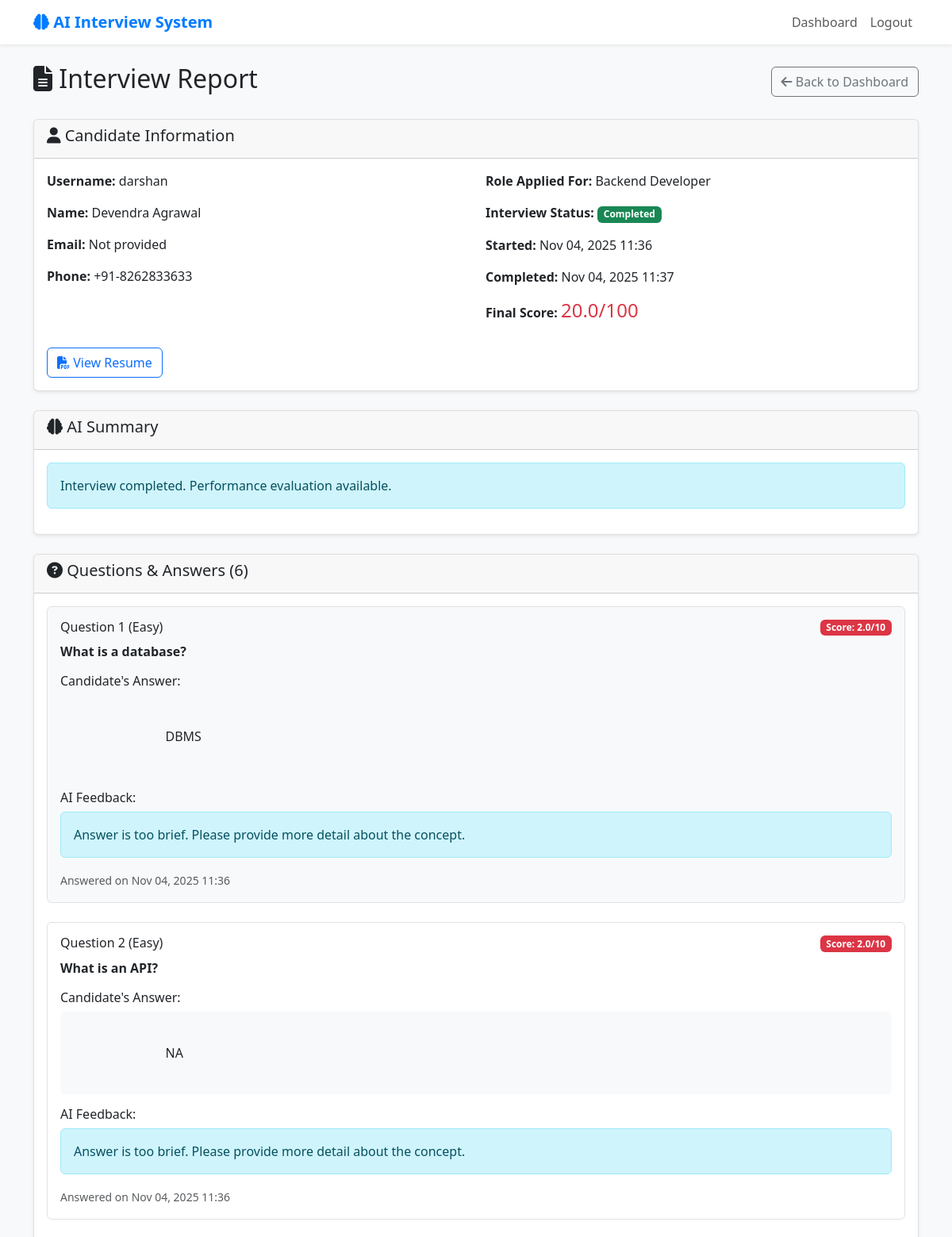
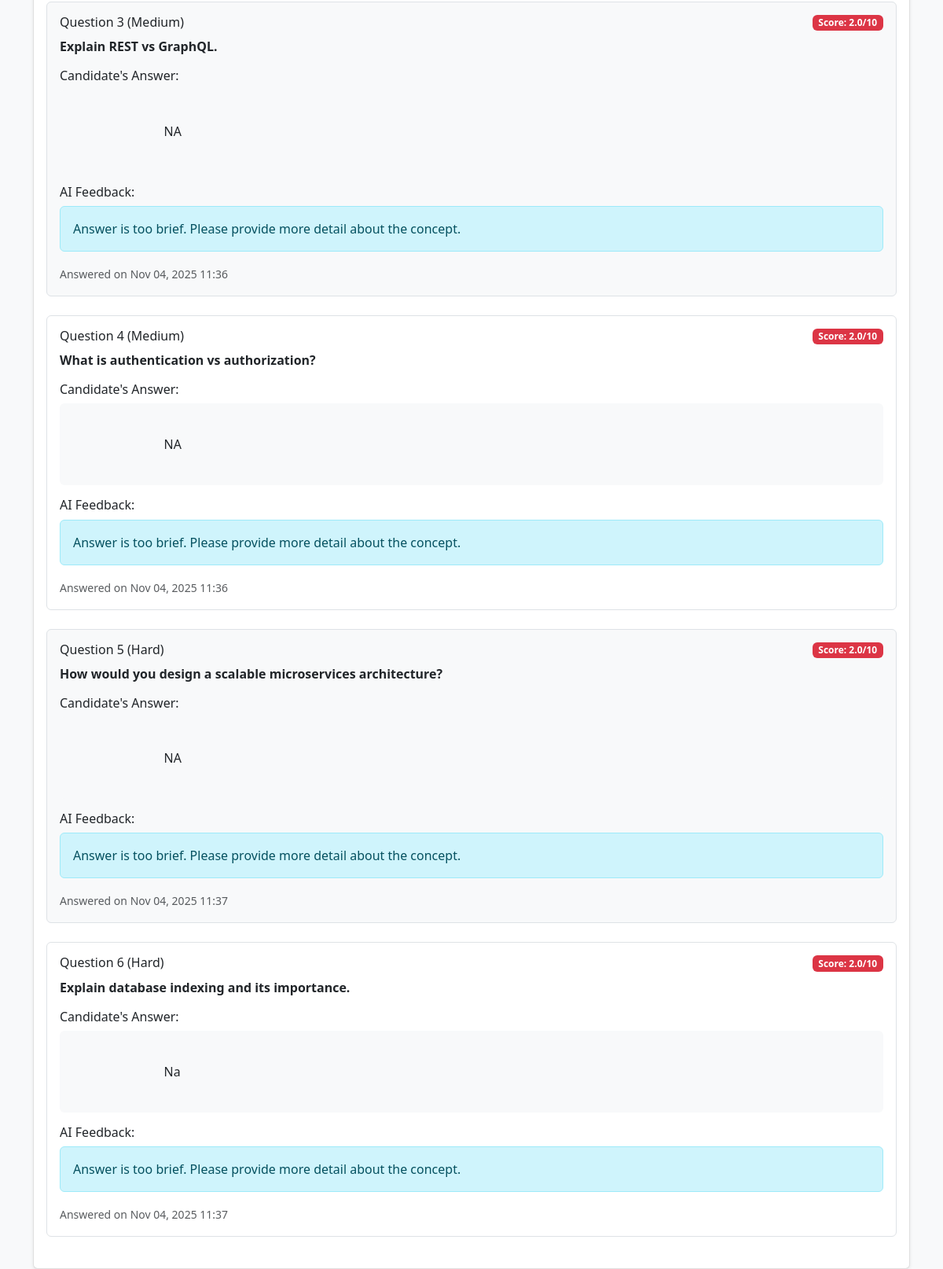
Screenshot of /interviewer/interview/13/ (signed in) with the database file from the repository (2 pictures, top to bottom).
### core/models.py (models this page shows, shortened)
class InterviewSession(models.Model):
    ROLE_CHOICES = [
        ('frontend', 'Frontend Developer'),
        ('backend', 'Backend Developer'),
        ('data_analyst', 'Data Analyst'),
    ]
    STATUS_CHOICES = [
        ('in_progress', 'In Progress'),
        ('completed', 'Completed'),
        ('abandoned', 'Abandoned'),
    ]
    candidate = models.ForeignKey(UserProfile, on_delete=models.CASCADE, related_name='interview_sessions')
    role = models.CharField(max_length=20, choices=ROLE_CHOICES)
    status = models.CharField(max_length=20, choices=STATUS_CHOICES, default='in_progress')
    final_score = models.FloatField(null=True, blank=True)
    summary = models.TextField(blank=True, null=True)
    created_at = models.DateTimeField(auto_now_add=True)
    completed_at = models.DateTimeField(null=True, blank=True)

class UserProfile(models.Model):
    ROLE_CHOICES = [
        ('candidate', 'Candidate'),
        ('interviewer', 'Interviewer'),
    ]
    user = models.OneToOneField(User, on_delete=models.CASCADE)
    role = models.CharField(max_length=20, choices=ROLE_CHOICES, default='candidate')
    name = models.CharField(max_length=100, blank=True, null=True)
    email = models.EmailField(blank=True, null=True)
    phone_regex = RegexValidator(regex=r'^\+?1?\d{9,15}$', message="Phone number must be entered in the format: '+999999999'. Up to 15 digits allowed.")
    phone = models.CharField(validators=[phone_regex], max_length=17, blank=True, null=True)
    resume = models.FileField(upload_to='resumes/', blank=True, null=True)
    created_at = models.DateTimeField(auto_now_add=True)

class InterviewQuestion(models.Model):
    DIFFICULTY_CHOICES = [
        ('easy', 'Easy'),
        ('medium', 'Medium'),
        ('hard', 'Hard'),
    ]
    session = models.ForeignKey(InterviewSession, on_delete=models.CASCADE, related_name='questions')
    question_text = models.TextField()
    difficulty = models.CharField(max_length=10, choices=DIFFICULTY_CHOICES)
    order = models.PositiveIntegerField()
    created_at = models.DateTimeField(auto_now_add=True)
    class Meta:
        ordering = ['order']
        unique_together = ['session', 'order']

class InterviewAnswer(models.Model):
    question = models.OneToOneField(InterviewQuestion, on_delete=models.CASCADE, related_name='answer')
    answer_text = models.TextField()
    score = models.FloatField(null=True, blank=True)  # AI-assigned score for this answer
    feedback = models.TextField(blank=True, null=True)  # AI feedback
    answered_at = models.DateTimeField(auto_now_add=True)

### core/views.py (the view)
# urls.py: path('interviewer/interview/<int:session_id>/', views.interview_detail, name='interview_detail'),
@login_required
def interview_detail(request, session_id):
    profile = request.user.userprofile
    if profile.role != 'interviewer':
        messages.error(request, 'Access denied.')
        return redirect('home')
    session = get_object_or_404(
        InterviewSession.objects.select_related('candidate__user'),
        id=session_id
    )
    questions = InterviewQuestion.objects.filter(session=session).prefetch_related('answer')
    context = {
        'session': session,
        'questions': questions,
    }
    return render(request, 'core/interview_detail.html', context)

### core/templates/core/interview_detail.html (shortened to what this page needs)
{% extends 'core/base.html' %}
{% block content %}
<div class="row">
    <div class="col-12">
        <div class="d-flex justify-content-between align-items-center mb-4">
            <h2><i class="fas fa-file-alt"></i> Interview Report</h2>
            <a href="{% url 'interviewer_dashboard' %}" class="btn btn-outline-secondary">
                <i class="fas fa-arrow-left"></i> Back to Dashboard
            </a>
        </div>
        <div class="card mb-4">
            <div class="card-header">
                <h5><i class="fas fa-user"></i> Candidate Information</h5>
            </div>
            <div class="card-body">
                <div class="row">
                    <div class="col-md-6">
                        <p><strong>Username:</strong> {{ session.candidate.user.username }}</p>
                        <p><strong>Name:</strong> {{ session.candidate.name|default:'Not provided' }}</p>
                        <p><strong>Email:</strong> {{ session.candidate.email|default:'Not provided' }}</p>
                        <p><strong>Phone:</strong> {{ session.candidate.phone|default:'Not provided' }}</p>
                    </div>
                    <div class="col-md-6">
                        <p><strong>Role Applied For:</strong> {{ session.get_role_display }}</p>
                        <p><strong>Interview Status:</strong>
                            <span class="badge bg-{% if session.status == 'completed' %}success{% elif session.status == 'in_progress' %}primary{% else %}warning{% endif %}">
                                {{ session.get_status_display }}
                            </span>
                        </p>
                        <p><strong>Started:</strong> {{ session.created_at|date:"M d, Y H:i" }}</p>
                        {% if session.completed_at %}
                        <p><strong>Completed:</strong> {{ session.completed_at|date:"M d, Y H:i" }}</p>
                        {% endif %}
                        {% if session.final_score %}
                        <p><strong>Final Score:</strong>
                            <span class="h4 text-{% if session.final_score >= 70 %}success{% elif session.final_score >= 50 %}warning{% else %}danger{% endif %}">
                                {{ session.final_score }}/100
                            </span>
                        </p>
                        {% endif %}
                    </div>
                </div>
                {% if session.candidate.resume %}
                <div class="mt-3">
                    <a href="{{ session.candidate.resume.url }}" target="_blank" class="btn btn-outline-primary">
                        <i class="fas fa-file-pdf"></i> View Resume
                    </a>
                </div>
                {% endif %}
            </div>
        </div>
        {% if session.summary %}
        <div class="card mb-4">
            <div class="card-header">
                <h5><i class="fas fa-brain"></i> AI Summary</h5>
            </div>
            <div class="card-body">
                <div class="alert alert-info">
                    {{ session.summary }}
                </div>
            </div>
        </div>
        {% endif %}
        <div class="card">
            <div class="card-header">
                <h5><i class="fas fa-question-circle"></i> Questions & Answers ({{ questions|length }})</h5>
            </div>
            <div class="card-body">
                {% for question in questions %}
                <div class="question-answer mb-4 p-3 border rounded">
                    <div class="d-flex justify-content-between align-items-start mb-2">
                        <h6 class="mb-0">
                            Question {{ question.order }} ({{ question.get_difficulty_display }})
                        </h6>
                        {% if question.answer and question.answer.score %}
                        <span class="badge bg-{% if question.answer.score >= 7 %}success{% elif question.answer.score >= 5 %}warning{% else %}danger{% endif %}">
                            Score: {{ question.answer.score }}/10
                        </span>
                        {% endif %}
                    </div>
                    <div class="question-text mb-3">
                        <strong>{{ question.question_text }}</strong>
                    </div>
                    {% if question.answer %}
                    <div class="answer-section">
                        <h6>Candidate's Answer:</h6>
                        <div class="answer-text p-3 bg-light rounded">
                            {{ question.answer.answer_text }}
                        </div>
                        {% if question.answer.feedback %}
                        <div class="feedback-section mt-3">
                            <h6>AI Feedback:</h6>
                            <div class="alert alert-info">
                                {{ question.answer.feedback }}
                            </div>
                        </div>
                        {% endif %}
                        <small class="text-muted">
                            Answered on {{ question.answer.answered_at|date:"M d, Y H:i" }}
                        </small>
                    </div>
                    {% else %}
                    <div class="text-muted">
                        <em>No answer provided</em>
                    </div>
                    {% endif %}
                </div>
                {% endfor %}
            </div>
        </div>
    </div>
</div>
{% endblock %}

### core/templates/core/base.html (style rules this page uses)
.card { box-shadow: 0 0.125rem 0.25rem rgba(0, 0, 0, 0.075); border: 1px solid rgba(0, 0, 0, 0.125); }
body { background-color: #f8f9fa; }

### core/templates/core/interview_detail.html (style rules this page uses)
.question-answer { background-color: #f8f9fa; }
.question-answer:nth-child(even) { background-color: #ffffff; }
.answer-text { white-space: pre-wrap; font-family: inherit; }

### rows the page displays
InterviewSession: candidate.user.username "darshan", candidate.name "Devendra Agrawal", candidate.email "Not provided", candidate.phone "+91-8262833633", role "Backend Developer", status "Completed", created_at "Nov 04, 2025 11:36", completed_at "Nov 04, 2025 11:37", final_score "20.0", summary "Interview completed. Performance evaluation available."
InterviewQuestion: order "1", difficulty "Easy", answer.score "2.0", question_text "What is a database?", answer.answer_text "DBMS", answer.feedback "Answer is too brief. Please provide more detail about the concept.", answer.answered_at "Nov 04, 2025 11:36"
InterviewQuestion: order "2", difficulty "Easy", answer.score "2.0", question_text "What is an API?", answer.answer_text "NA", answer.feedback "Answer is too brief. Please provide more detail about the concept.", answer.answered_at "Nov 04, 2025 11:36"
InterviewQuestion: order "3", difficulty "Medium", answer.score "2.0", question_text "Explain REST vs GraphQL.", answer.answer_text "NA", answer.feedback "Answer is too brief. Please provide more detail about the concept.", answer.answered_at "Nov 04, 2025 11:36"
InterviewQuestion: order "4", difficulty "Medium", answer.score "2.0", question_text "What is authentication vs authorization?", answer.answer_text "NA", answer.feedback "Answer is too brief. Please provide more detail about the concept.", answer.answered_at "Nov 04, 2025 11:36"
InterviewQuestion: order "5", difficulty "Hard", answer.score "2.0", question_text "How would you design a scalable microservices architecture?", answer.answer_text "NA", answer.feedback "Answer is too brief. Please provide more detail about the concept.", answer.answered_at "Nov 04, 2025 11:37"
InterviewQuestion: order "6", difficulty "Hard", answer.score "2.0", question_text "Explain database indexing and its importance.", answer.answer_text "Na", answer.feedback "Answer is too brief. Please provide more detail about the concept.", answer.answered_at "Nov 04, 2025 11:37"

### other values shown
{{ questions|length }} "6"
